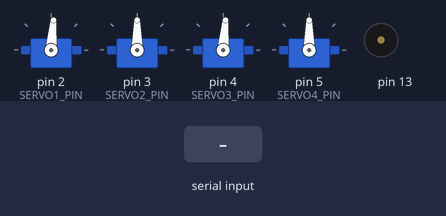
This sketch was run on a simulated Arduino Uno, built with avr-gcc and run on an emulated ATmega328P. Shown: 4 × servo, buzzer (waves = sounding). The inputs (shaded band) are chosen by the test bench.

Above: at 3.7 s.
3.8 s: "yuru\n" received over Serial
At 3.93 s:
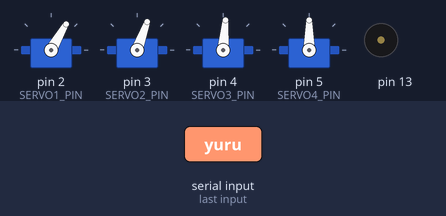
6.8 s: "forward\n" received over Serial
9.8 s: "backward\n" received over Serial
At 10.2 s:
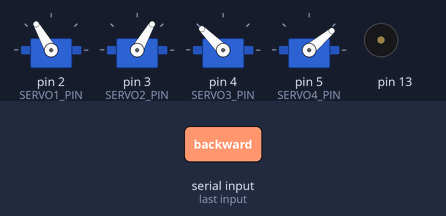
11.8 s: "rahat\n" received over Serial
At 12.6 s:
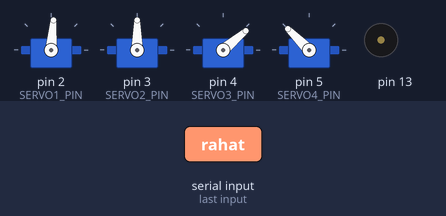
13.3 s: "sag\n" received over Serial
At 13.43 s:
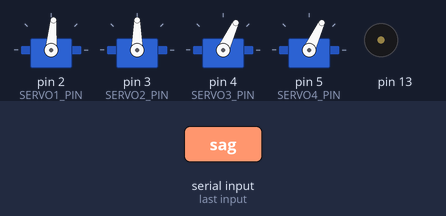
15.3 s: "sol\n" received over Serial
At 15.42 s:
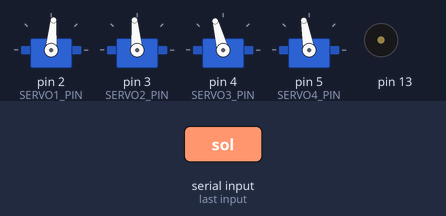
Timing chart, 0 to 18.3 s (numbered marks = the images above; inputs shaded):
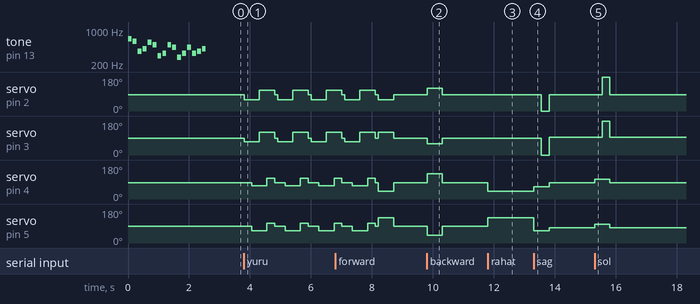

The sketch:

allmoves.ino
```cpp
#include <Servo.h>
#include "pitches.h"


// Happy Birthday Melodisi
int melody[] = {
  NOTE_C4, NOTE_C4, NOTE_D4, NOTE_C4, NOTE_F4, NOTE_E4,
  NOTE_C4, NOTE_C4, NOTE_D4, NOTE_C4, NOTE_G4, NOTE_F4,
  NOTE_C4, NOTE_C4, NOTE_C5, NOTE_A4, NOTE_F4, NOTE_E4, NOTE_D4,
  NOTE_AS4, NOTE_AS4, NOTE_A4, NOTE_F4, NOTE_G4, NOTE_F4
};

int noteDurations[] = {
  8, 8, 4, 4, 4, 2,
  8, 8, 4, 4, 4, 2,
  8, 8, 4, 4, 4, 4, 2,
  8, 8, 4, 4, 4, 2
};

// Nokia Tune Melodisi (Açılış için)
int nokiaMelody[] = {
  NOTE_E5, NOTE_D5, NOTE_FS4, NOTE_GS4,
  NOTE_CS5, NOTE_B4, NOTE_D4, NOTE_E4,
  NOTE_B4, NOTE_A4, NOTE_CS4, NOTE_E4,
  NOTE_A4, NOTE_E4, NOTE_FS4, NOTE_GS4
};

int nokiaNoteDurations[] = {
  8, 8, 8, 8,
  8, 8, 8, 8,
  8, 8, 8, 8,
  8, 8, 8, 8
};


// Servo motorlar
Servo servo1; // Sağ bacak
Servo servo2; // Sol bacak
Servo servo3; // Sağ ayak
Servo servo4; // Sol ayak

// Servo pinleri
#define SERVO1_PIN 2
#define SERVO2_PIN 3
#define SERVO3_PIN 4
#define SERVO4_PIN 5

// Bluetooth verileri için
String bluetoothData = "";


void setup() {
  pinMode(13, OUTPUT);
   for (int thisNote = 0; thisNote < sizeof(nokiaMelody) / sizeof(nokiaMelody[0]); thisNote++) {
    int noteDuration = 1000 / nokiaNoteDurations[thisNote];
    tone(13, nokiaMelody[thisNote], noteDuration);

    // Notalar arasında boşluk bırak
    int pauseBetweenNotes = noteDuration * 1.30;
    delay(pauseBetweenNotes);

    // Sesi kapat
    noTone(13);
  }

  // Servo motorları başlat
  servo1.attach(SERVO1_PIN);
  servo2.attach(SERVO2_PIN);
  servo3.attach(SERVO3_PIN);
  servo4.attach(SERVO4_PIN);

  // Bluetooth seri iletişimini başlat
  Serial.begin(9600); // HM-10 için genelde 9600 baud hızı kullanılır

  // Başlangıç pozisyonları
  servo1.write(85); // Sağ bacak sabit duruş
  servo2.write(90); // Sol bacak sabit duruş
  servo3.write(85); // Sağ ayak sabit duruş
  servo4.write(90); // Sol ayak sabit duruş

}

void loop() {
  // Bluetooth veri kontrolü
  if (Serial.available()) {
    char receivedChar = Serial.read();
    bluetoothData += receivedChar;

    // Komutlar arasında sonlandırıcı olarak '\n' kullanıyoruz
    if (receivedChar == '\n') {
      bluetoothData.trim();

      if (bluetoothData == "forward") {
        moveForward();
      } else if (bluetoothData == "stop") {
        stopMovement();
      } else if (bluetoothData == "backward") {
        moveBackward();
      } else if (bluetoothData == "rahat") {
        Rahat();
      } else if (bluetoothData == "hazir") {
        hazirol();
      } else if (bluetoothData == "yuru") {
        walk();
        delay(100);
        walk();
        delay(100);
        walk();
        delay(100);
        walk();
        delay(100);
      }
      else if (bluetoothData == "sag") {
        sagaDon();
      }
      else if (bluetoothData == "sol") {
        solaDon();
      }
      else if (bluetoothData == "dans") {
        dance();
      }
      else if (bluetoothData == "geri") {
        GeriYuru();
        delay(100);
        GeriYuru();
        delay(100);
        GeriYuru();
        delay(100);
        GeriYuru();
        delay(100);
      }

      // Komut işlendi, buffer sıfırla
      bluetoothData = "";
    }
  }

  // Ana döngü devam eder
}

void moveForward() {
  // İleri hareket için temel fonksiyon
  servo1.write(60);
  servo2.write(120);
  servo3.write(40);
  servo4.write(135);
  delay(500);
  stopMovement();
}

void moveBackward() {
  // Geri hareket için temel fonksiyon
  servo1.write(120);
  servo2.write(60);
  servo3.write(135);
  servo4.write(40);
  delay(500);
  stopMovement();
}

void stopMovement() {
  // Tüm motorları durdur
  servo1.write(85);
  servo2.write(90);
  servo3.write(85);
  servo4.write(90);
}

void Rahat() {
    servo3.write(40);
    servo4.write(135);
    delay(1500);

}
void hazirol() {
    servo3.write(90);
    servo4.write(90);
    delay(1500);

}
void walk() {
  // Sağ adım
  servo1.write(60);  // Sağ ayağı kaldır
  servo2.write(70); // Sağ bacağı ileri at
  delay(250);
  servo3.write(70);  // Sağ ayağı indir
  servo4.write(65);
  delay(250);

  servo1.write(110);  // Sağ ayağı kaldır
  servo2.write(120); // Sağ bacağı ileri at
  delay(250);
  servo3.write(110);  // Sağ ayağı indir
  servo4.write(105);
  delay(250);

  // Tekrar başlangıç pozisyonuna dön
  stopMovement();
}

void sagaDon(){

  servo3.write(65);
  servo4.write(65);
  delay(250);

  servo1.write(0);
  servo2.write(0);
  delay(250);

  servo1.write(85);
  servo2.write(95);
  servo3.write(85);
  servo4.write(80);
}
void solaDon(){

  servo4.write(100);
  servo3.write(105);
  delay(250);

  servo2.write(180);
  servo1.write(180);
  delay(250);

  servo1.write(85);
  servo2.write(95);
  servo3.write(85);
  servo4.write(80);
}

void dance() {
    // Happy Birthday Melodisi eşliğinde dans
    for (int thisNote = 0; thisNote < sizeof(melody) / sizeof(melody[0]); thisNote++) {
        // Notanın süresini hesapla
        int noteDuration = 1000 / noteDurations[thisNote];
        tone(13, melody[thisNote], noteDuration);

        // Notalar arasında bir hareket ekleyin
        if (thisNote % 4 == 0) {
            // Sağ adım hareketi
            servo1.write(60);  // Sağ bacağı kaldır
            servo2.write(120); // Sol bacağı indir
            servo3.write(40);  // Sağ ayağı kaldır
            servo4.write(135); // Sol ayağı indir
        } else if (thisNote % 4 == 1) {
            // Sol adım hareketi
            servo1.write(120); // Sağ bacağı indir
            servo2.write(60);  // Sol bacağı kaldır
            servo3.write(135); // Sağ ayağı indir
            servo4.write(40);  // Sol ayağı kaldır
        } else if (thisNote % 4 == 2) {
            // Twist hareketi
            servo1.write(70);
            servo2.write(110);
            delay(100);
            servo1.write(110);
            servo2.write(70);
        } else if (thisNote % 4 == 3) {
            // Dalga hareketi
            servo3.write(40);
            servo4.write(135);
            delay(100);
            servo3.write(135);
            servo4.write(40);
        }

        // Notalar arasında boşluk bırak
        int pauseBetweenNotes = noteDuration * 1.30;
        delay(pauseBetweenNotes);

        // Sesi kapat
        noTone(13);
    }

    // Dans bitince motorları durdur
    stopMovement();
}

void GeriYuru() {
  // Sol adım geri
  servo2.write(120);  // Sol bacak yukarı
  servo4.write(110);  // Sol ayak yukarı
  delay(250);
  servo2.write(80);   // Sol bacak geri
  servo4.write(85);   // Sol ayak indir
  delay(250);

  // Sağ adım geri
  servo1.write(50);   // Sağ bacak yukarı
  servo3.write(40);   // Sağ ayak yukarı
  delay(250);
  servo1.write(90);   // Sağ bacak geri
  servo3.write(85);   // Sağ ayak indir
  delay(250);

  // Tekrar başlangıç pozisyonuna dön
  stopMovement();
}
```

Measured:
- after the input at 3.8 s, servo on pin 2 (SERVO1_PIN): 85° → 60° at once, then repeats every 1.1 s: 110° 0.50 s, 85° 0.10 s, 60° 0.50 s; servo on pin 3 (SERVO2_PIN): 90° → 70° at once, then repeats every 1.1 s: 120° 0.50 s, 90° 0.10 s, 70° 0.50 s
- after the input at 9.8 s, servo on pin 2 (SERVO1_PIN): 85° → 120° at once, → 85° 0.50 s later; servo on pin 3 (SERVO2_PIN): 90° → 60° at once, → 90° 0.50 s later; servo on pin 4 (SERVO3_PIN): 85° → 135° at once, → 85° 0.50 s later; servo on pin 5 (SERVO4_PIN): 90° → 40° at once, → 90° 0.50 s later
- after the input at 11.8 s, servo on pin 4 (SERVO3_PIN): 85° → 40° at once; servo on pin 5 (SERVO4_PIN): 90° → 135° at once
- after the input at 13.3 s, servo on pin 2 (SERVO1_PIN): 85° → 0° after 0.26 s, → 85° 0.25 s later; servo on pin 3 (SERVO2_PIN): 90° → 0° after 0.26 s, → 95° 0.25 s later; servo on pin 4 (SERVO3_PIN): 40° → 65° at once, → 85° 0.50 s later; servo on pin 5 (SERVO4_PIN): 135° → 65° at once, → 80° 0.50 s later
- after the input at 15.3 s, servo on pin 2 (SERVO1_PIN): 85° → 180° after 0.25 s, → 85° 0.25 s later; servo on pin 3 (SERVO2_PIN): 95° → 180° after 0.25 s, → 95° 0.25 s later; servo on pin 4 (SERVO3_PIN): 85° → 105° at once, → 85° 0.50 s later; servo on pin 5 (SERVO4_PIN): 80° → 100° at once, → 80° 0.50 s later
